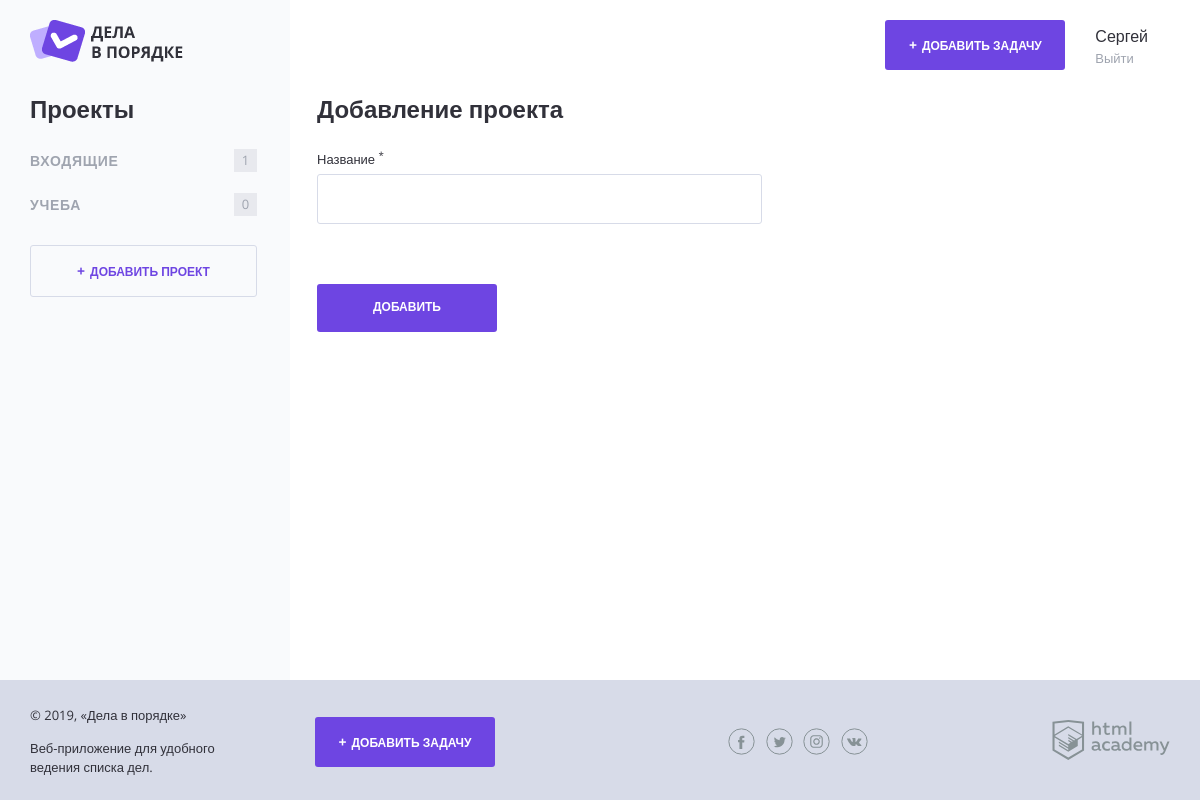
/project.php (signed in), run on the app's committed database.
### tables this page shows
CREATE TABLE projects (
	id INT AUTO_INCREMENT PRIMARY KEY,
	name VARCHAR (200)
);

### helpers.php (called while the page is built, shortened)
<?php
function include_template($name, array $data = [])
{
    $name = 'templates/' . $name;
    extract($data);
    require $name;
    $result = ob_get_clean();
    return $result;
}

### db.php (called while the page is built, shortened)
<?php
function getProjects($con, $userId)
{
    $sql = "SELECT * FROM projects where user_id = $userId";
    $result = mysqli_query($con, $sql);
    if (!$result) {
        $error = mysqli_error($con);
        echo "Ошибка MySQL:" . $error;
        die;
    } else {
        $results = mysqli_fetch_all($result, MYSQLI_ASSOC);
        $categories = [];
    }
    foreach ($results as $result) {
        $categories[] = $result;
    }
    return $categories;
}
function projectTaskCount($con, $userId)
{
    $sql = "select project_id, COUNT(*) as tasksCount from tasks where user_id = $userId GROUP BY project_id;";
    $result = mysqli_query($con, $sql);
    $rows = mysqli_fetch_all($result, MYSQLI_ASSOC);
    $result = [];
    foreach ($rows as $row) {
        $result[$row['project_id']] = $row['tasksCount'];
    }
    return $result;
}
function layoutVars($con)
{
    if (isset($_SESSION['user'])) {
        $projectTaskCount = projectTaskCount($con, $_SESSION ['user']['id']);
        $projects = getProjects($con, $_SESSION ['user']['id']);
        return [
            'logged' => array_key_exists('user', $_SESSION),
            'user' => $_SESSION['user'] ?? null,
            'projects' => $projects,
            'projectTaskCount' => $projectTaskCount,
        ];
    }
    return [
        'logged' => false
    ];
}

### functions.php (called while the page is built, shortened)
<?php
function esc(string $str)
{
    $text = htmlspecialchars($str);
    return $text;
}

### templates/layout.php (the view, shortened to what this page needs)
<!DOCTYPE html>
<html lang="ru">
<head>
    <link rel="stylesheet" href="css/normalize.css">
    <link rel="stylesheet" href="css/style.css">
    <link rel="stylesheet" href="css/flatpickr.min.css">
</head>
<body>
<div class="page-wrapper">
    <div class="container container--with-sidebar">
        <header class="main-header">
            <a href="/">
                <img src="img/logo.png" width="153" height="42" alt="Логотип Дела в порядке">
            </a>
            <div class="main-header__side">
                <?php if ($logged): ?>
                    <a class="main-header__side-item button button--plus open-modal" href="add.php">Добавить
                        задачу</a>
                    <div class="main-header__side-item user-menu">
                        <div class="user-menu__data">
                            <p><?= $user ['username'] ?></p>
                            <a href="/logout.php">Выйти</a>
                        </div>
                    </div>
                <?php else : ?>
                    <a class="main-header__side-item button button--transparent"
                       href="auth.php">Войти</a>
                <?php endif; ?>
            </div>
        </header>
        <div class="content">
            <?php if ($logged): ?>
                <section class="content__side">
                    <h2 class="content__side-heading">Проекты</h2>
                    <nav class="main-navigation">
                        <ul class="main-navigation__list">
                            <?php
                            foreach ($projects as $category): ?>
                                <li class="main-navigation__list-item">
                                    <a class="main-navigation__list-item-link
                                <?php if ($projectId === (int)$category['id']): ?>main-navigation__list-item--active <?php endif ?>"
                                       href="/index.php?project_id=<?= $category['id'] ?>"><?= esc($category['name']) ?></a>
                                    <span class="main-navigation__list-item-count">
                                    <?php if (array_key_exists($category['id'], $projectTaskCount)): ?>
                                        <?= $projectTaskCount[$category['id']] ?>
                                    <?php else: ?>
                                        0
                                    <?php endif ?>
                                </span>
                                </li>
                            <?php endforeach ?>
                        </ul>
                    </nav>
                    <a class="button button--transparent button--plus content__side-button"
                       href="project.php" target="project_add">Добавить проект</a>
                </section>
                <main class="content__main">
                    <?= $content ?>
                </main>
            <?php endif; ?>
        </div>
    </div>
</div>
<footer class="main-footer">
    <div class="container">
        <div class="main-footer__copyright">
            <p>© 2019, «Дела в порядке»</p>
            <p>Веб-приложение для удобного ведения списка дел.</p>
        </div>
        <?php if ($logged): ?>
            <a class="main-footer__button button button--plus" href="add.php">Добавить задачу</a>
        <?php endif; ?>
        <div class="main-footer__social social">
            <a class="social__link social__link--facebook" href="#">
            </a>
            <a class="social__link social__link--twitter" href="#">
            </a>
            <a class="social__link social__link--instagram" href="#">
            </a>
            <a class="social__link social__link--vkontakte" href="#">
            </a>
        </div>
        <div class="main-footer__developed-by">
            <a href="https://htmlacademy.ru/intensive/php">
                <img src="img/htmlacademy.svg" alt="HTML Academy" width="118" height="40">
            </a>
        </div>
    </div>
</footer>
</body>
</html>

### data on the page
projects: name "ВХОДЯЩИЕ", id "1"
projects: name "УЧЕБА", shows "0"

### other printed values
$user ['username'] "Сергей"
